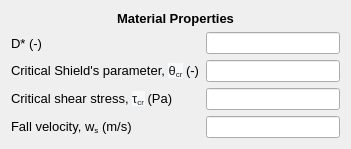
     <widget class="QWidget" name="formLayoutWidget_10">
      <property name="geometry">
       <rect>
        <x>20</x>
        <y>540</y>
        <width>351</width>
        <height>122</height>
       </rect>
      </property>
      <layout class="QFormLayout" name="formLayout_12">
       <item row="1" column="0">
        <widget class="QLabel" name="Dstar_Wave_lbl">
         <property name="font">
          <font>
           <family>MS Shell Dlg 2</family>
           <pointsize>10</pointsize>
          </font>
         </property>
         <property name="text">
          <string>D* (-)</string>
         </property>
        </widget>
       </item>
       <item row="1" column="1">
        <widget class="QLineEdit" name="Dstar_Wave_txt">
         <property name="readOnly">
          <bool>true</bool>
         </property>
        </widget>
       </item>
       <item row="2" column="0">
        <widget class="QLabel" name="crShields_Wave_lbl">
         <property name="font">
          <font>
           <family>MS Shell Dlg 2</family>
           <pointsize>10</pointsize>
          </font>
         </property>
         <property name="text">
          <string>&lt;html&gt;&lt;head/&gt;&lt;body&gt;&lt;p&gt;Critical Shield's parameter, &lt;span style=&quot; font-family:'sans-serif'; color:#202122; background-color:#f8f9fa;&quot;&gt;θ&lt;/span&gt;&lt;span style=&quot; font-family:'sans-serif'; color:#202122; background-color:#f8f9fa; vertical-align:sub;&quot;&gt;cr&lt;/span&gt; (-)&lt;/p&gt;&lt;/body&gt;&lt;/html&gt;</string>
         </property>
        </widget>
       </item>
       <item row="2" column="1">
        <widget class="QLineEdit" name="crShields_Wave_txt">
         <property name="readOnly">
          <bool>true</bool>
         </property>
        </widget>
       </item>
       <item row="3" column="0">
        <widget class="QLabel" name="crShear_Wave_lbl">
         <property name="font">
          <font>
           <family>MS Shell Dlg 2</family>
           <pointsize>10</pointsize>
           <weight>50</weight>
           <bold>false</bold>
           <strikeout>false</strikeout>
           <kerning>true</kerning>
          </font>
         </property>
         <property name="text">
          <string>&lt;html&gt;&lt;head/&gt;&lt;body&gt;&lt;p&gt;Critical shear stress, &lt;span style=&quot; font-family:'sans-serif'; color:#202122; background-color:#f8f9fa;&quot;&gt;τ&lt;/span&gt;&lt;span style=&quot; font-family:'sans-serif'; color:#202122; background-color:#f8f9fa; vertical-align:sub;&quot;&gt;cr&lt;/span&gt; (Pa)&lt;/p&gt;&lt;/body&gt;&lt;/html&gt;</string>
         </property>
        </widget>
       </item>
       <item row="3" column="1">
        <widget class="QLineEdit" name="crShear_Wave_txt">
         <property name="readOnly">
          <bool>true</bool>
         </property>
        </widget>
       </item>
       <item row="0" column="0" colspan="2">
        <widget class="QLabel" name="materialProperties_lbl_4">
         <property name="font">
          <font>
           <family>MS Shell Dlg 2</family>
           <pointsize>10</pointsize>
           <weight>75</weight>
           <bold>true</bold>
          </font>
         </property>
         <property name="text">
          <string>&lt;html&gt;&lt;head/&gt;&lt;body&gt;&lt;p align=&quot;center&quot;&gt;Material Properties&lt;/p&gt;&lt;/body&gt;&lt;/html&gt;</string>
         </property>
        </widget>
       </item>
       <item row="4" column="0">
        <widget class="QLabel" name="fallVelocity_Wave_lbl">
         <property name="font">
          <font>
           <family>MS Shell Dlg 2</family>
           <pointsize>10</pointsize>
           <weight>50</weight>
           <bold>false</bold>
           <strikeout>false</strikeout>
           <kerning>true</kerning>
          </font>
         </property>
         <property name="text">
          <string>&lt;html&gt;&lt;head/&gt;&lt;body&gt;&lt;p&gt;Fall velocity, w&lt;span style=&quot; vertical-align:sub;&quot;&gt;s&lt;/span&gt; (m/s)&lt;/p&gt;&lt;/body&gt;&lt;/html&gt;</string>
         </property>
        </widget>
       </item>
       <item row="4" column="1">
        <widget class="QLineEdit" name="fallVelocity_Wave_txt">
         <property name="readOnly">
          <bool>true</bool>
         </property>
        </widget>
       </item>
      </layout>
     </widget>
